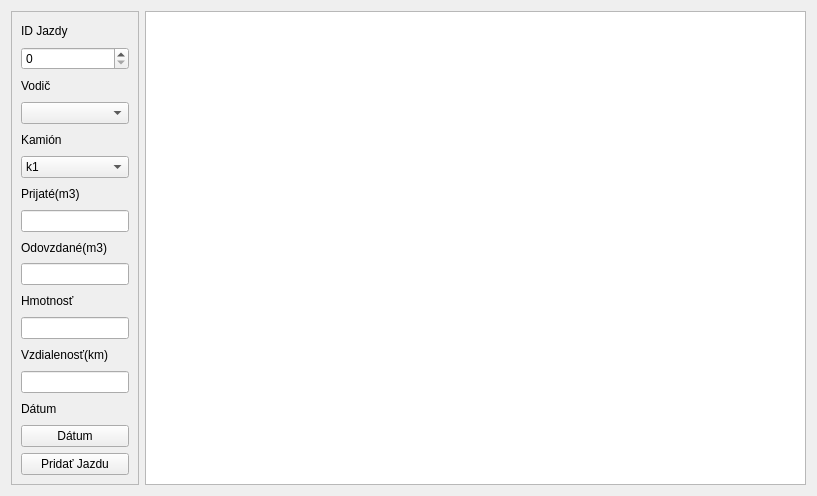
<?xml version="1.0" encoding="UTF-8"?>
<ui version="4.0">
 <class>JazdyW</class>
 <widget class="QWidget" name="JazdyW">
  <property name="geometry">
   <rect>
    <x>0</x>
    <y>0</y>
    <width>817</width>
    <height>496</height>
   </rect>
  </property>
  <property name="windowTitle">
   <string>Jazdy</string>
  </property>
  <layout class="QFormLayout" name="formLayout">
   <item row="0" column="0">
    <widget class="QFrame" name="frame">
     <property name="frameShape">
      <enum>QFrame::StyledPanel</enum>
     </property>
     <property name="frameShadow">
      <enum>QFrame::Raised</enum>
     </property>
     <layout class="QVBoxLayout" name="verticalLayout">
      <item>
       <widget class="QLabel" name="id_jazdy">
        <property name="text">
         <string>ID Jazdy</string>
        </property>
       </widget>
      </item>
      <item>
       <widget class="QSpinBox" name="spinBox"/>
      </item>
      <item>
       <widget class="QLabel" name="label_2">
        <property name="text">
         <string>Vodič</string>
        </property>
       </widget>
      </item>
      <item>
       <widget class="QComboBox" name="vodic"/>
      </item>
      <item>
       <widget class="QLabel" name="label">
        <property name="text">
         <string>Kamión</string>
        </property>
       </widget>
      </item>
      <item>
       <widget class="QComboBox" name="kamion">
        <item>
         <property name="text">
          <string>k1</string>
         </property>
        </item>
        <item>
         <property name="text">
          <string>k2</string>
         </property>
        </item>
        <item>
         <property name="text">
          <string>k3</string>
         </property>
        </item>
        <item>
         <property name="text">
          <string>Ext1</string>
         </property>
        </item>
        <item>
         <property name="text">
          <string>Ext2</string>
         </property>
        </item>
       </widget>
      </item>
      <item>
       <widget class="QLabel" name="label_5">
        <property name="text">
         <string>Prijaté(m3)</string>
        </property>
       </widget>
      </item>
      <item>
       <widget class="QLineEdit" name="prijate"/>
      </item>
      <item>
       <widget class="QLabel" name="label_9">
        <property name="text">
         <string>Odovzdané(m3)</string>
        </property>
       </widget>
      </item>
      <item>
       <widget class="QLineEdit" name="odovzdane"/>
      </item>
      <item>
       <widget class="QLabel" name="label_6">
        <property name="text">
         <string>Hmotnosť</string>
        </property>
       </widget>
      </item>
      <item>
       <widget class="QLineEdit" name="hmotnost"/>
      </item>
      <item>
       <widget class="QLabel" name="label_3">
        <property name="text">
         <string>Vzdialenosť(km)</string>
        </property>
       </widget>
      </item>
      <item>
       <widget class="QLineEdit" name="vzdialenost">
        <property name="text">
         <string/>
        </property>
       </widget>
      </item>
      <item>
       <widget class="QLabel" name="label_4">
        <property name="text">
         <string>Dátum</string>
        </property>
       </widget>
      </item>
      <item>
       <widget class="QPushButton" name="datumB">
        <property name="text">
         <string>Dátum</string>
        </property>
       </widget>
      </item>
      <item>
       <widget class="QPushButton" name="pridat_jazduB">
        <property name="text">
         <string>Pridať Jazdu</string>
        </property>
       </widget>
      </item>
     </layout>
    </widget>
   </item>
   <item row="0" column="1">
    <widget class="QTableView" name="tabulka_jazdy"/>
   </item>
  </layout>
 </widget>
 <resources/>
 <connections/>
</ui>
